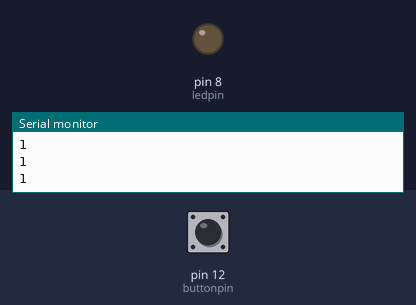
Simulated run of this sketch. Board: Arduino Uno, built with avr-gcc and run on an emulated ATmega328P. Shown: output pins drawn as LEDs (lit = HIGH), the last lines printed to the serial monitor. Inputs (shaded band) come from the test bench; at power-on: pin 12 (buttonpin) HIGH.

Above: at 1.2 s.
1.3 s: pin 12 (buttonpin) pulled LOW for 0.15 s
At 1.5 s:
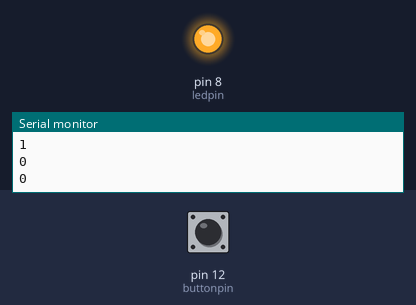
3.1 s: pin 12 (buttonpin) pulled LOW for 3.2 s
At 7.0 s:
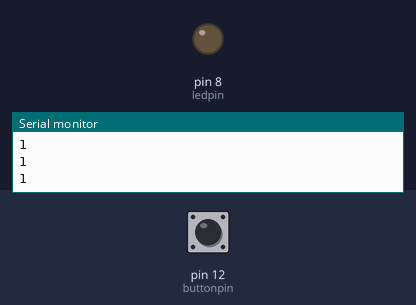
Timing chart, 0 to 8.5 s (numbered marks = the images above; inputs shaded):
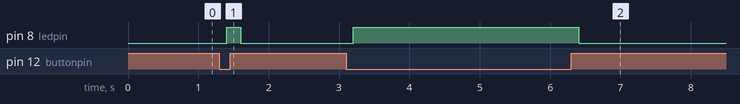

Measured:
- after the input at 1.3 s, pin 8 (ledpin): LOW → HIGH after 0.10 s, → LOW 0.20 s later
- after the input at 3.1 s, pin 8 (ledpin): LOW → HIGH after 0.10 s, → LOW 3.2 s later

The sketch:

pushbutton.ino
```cpp
int ledpin=8;
int buttonpin=12;
int buttonread;
int dt=100;
void setup() {
  // put your setup code here, to run once:
Serial.begin(9600);
pinMode(ledpin,OUTPUT);
pinMode(buttonpin,INPUT);

}

void loop() {
  // put your main code here, to run repeatedly:
buttonread=digitalRead(buttonpin);
Serial.println(buttonread);
delay(dt);
if(buttonread==0){
  digitalWrite(ledpin,HIGH);
}
if(buttonread==1){
  digitalWrite(ledpin,LOW);
}

}
```
